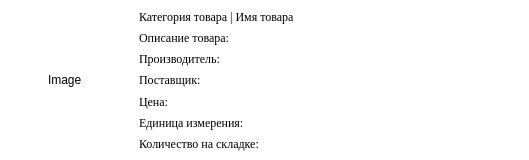
<?xml version="1.0" encoding="UTF-8"?>
<ui version="4.0">
 <class>widget_card</class>
 <widget class="QWidget" name="widget_card">
  <property name="geometry">
   <rect>
    <x>0</x>
    <y>0</y>
    <width>529</width>
    <height>160</height>
   </rect>
  </property>
  <property name="sizePolicy">
   <sizepolicy hsizetype="Preferred" vsizetype="Fixed">
    <horstretch>0</horstretch>
    <verstretch>0</verstretch>
   </sizepolicy>
  </property>
  <property name="windowTitle">
   <string>Form</string>
  </property>
  <property name="styleSheet">
   <string notr="true">	background-color: rgb(255, 255, 255);</string>
  </property>
  <layout class="QHBoxLayout" name="horizontalLayout">
   <property name="spacing">
    <number>0</number>
   </property>
   <property name="leftMargin">
    <number>0</number>
   </property>
   <property name="topMargin">
    <number>0</number>
   </property>
   <property name="rightMargin">
    <number>0</number>
   </property>
   <property name="bottomMargin">
    <number>0</number>
   </property>
   <item>
    <widget class="QWidget" name="widget" native="true">
     <property name="sizePolicy">
      <sizepolicy hsizetype="Fixed" vsizetype="Fixed">
       <horstretch>0</horstretch>
       <verstretch>0</verstretch>
      </sizepolicy>
     </property>
     <property name="minimumSize">
      <size>
       <width>130</width>
       <height>160</height>
      </size>
     </property>
     <property name="maximumSize">
      <size>
       <width>130</width>
       <height>160</height>
      </size>
     </property>
     <layout class="QHBoxLayout" name="horizontalLayout_2">
      <item alignment="Qt::AlignmentFlag::AlignHCenter">
       <widget class="QLabel" name="label_image">
        <property name="sizePolicy">
         <sizepolicy hsizetype="Maximum" vsizetype="Maximum">
          <horstretch>0</horstretch>
          <verstretch>0</verstretch>
         </sizepolicy>
        </property>
        <property name="text">
         <string>Image</string>
        </property>
        <property name="scaledContents">
         <bool>true</bool>
        </property>
       </widget>
      </item>
     </layout>
    </widget>
   </item>
   <item>
    <widget class="QWidget" name="widget_2" native="true">
     <property name="font">
      <font>
       <family>Times New Roman</family>
      </font>
     </property>
     <layout class="QVBoxLayout" name="verticalLayout">
      <item>
       <widget class="QLabel" name="label_category_plus_name">
        <property name="font">
         <font>
          <family>Times New Roman</family>
         </font>
        </property>
        <property name="text">
         <string>Категория товара | Имя товара</string>
        </property>
       </widget>
      </item>
      <item>
       <widget class="QLabel" name="label_description">
        <property name="font">
         <font>
          <family>Times New Roman</family>
         </font>
        </property>
        <property name="text">
         <string>Описание товара:</string>
        </property>
       </widget>
      </item>
      <item>
       <widget class="QLabel" name="label_manufacturer">
        <property name="font">
         <font>
          <family>Times New Roman</family>
         </font>
        </property>
        <property name="text">
         <string>Производитель:</string>
        </property>
       </widget>
      </item>
      <item>
       <widget class="QLabel" name="label_2">
        <property name="font">
         <font>
          <family>Times New Roman</family>
         </font>
        </property>
        <property name="text">
         <string>Поставщик:</string>
        </property>
       </widget>
      </item>
      <item>
       <widget class="QLabel" name="label_price">
        <property name="font">
         <font>
          <family>Times New Roman</family>
         </font>
        </property>
        <property name="text">
         <string>Цена:</string>
        </property>
       </widget>
      </item>
      <item>
       <widget class="QLabel" name="label_1">
        <property name="font">
         <font>
          <family>Times New Roman</family>
         </font>
        </property>
        <property name="text">
         <string>Единица измерения:</string>
        </property>
       </widget>
      </item>
      <item>
       <widget class="QLabel" name="label_count">
        <property name="font">
         <font>
          <family>Times New Roman</family>
         </font>
        </property>
        <property name="text">
         <string>Количество на складке:</string>
        </property>
       </widget>
      </item>
     </layout>
    </widget>
   </item>
   <item>
    <widget class="QWidget" name="widget_right" native="true">
     <property name="sizePolicy">
      <sizepolicy hsizetype="Fixed" vsizetype="Preferred">
       <horstretch>0</horstretch>
       <verstretch>0</verstretch>
      </sizepolicy>
     </property>
     <property name="minimumSize">
      <size>
       <width>120</width>
       <height>160</height>
      </size>
     </property>
     <property name="font">
      <font>
       <family>Times New Roman</family>
      </font>
     </property>
     <layout class="QHBoxLayout" name="horizontalLayout_3">
      <item alignment="Qt::AlignmentFlag::AlignHCenter">
       <widget class="QLabel" name="label_discount">
        <property name="styleSheet">
         <string notr="true">color: rgb(255, 255, 255);</string>
        </property>
        <property name="text">
         <string>Discount</string>
        </property>
       </widget>
      </item>
     </layout>
    </widget>
   </item>
  </layout>
 </widget>
 <resources/>
 <connections/>
</ui>
